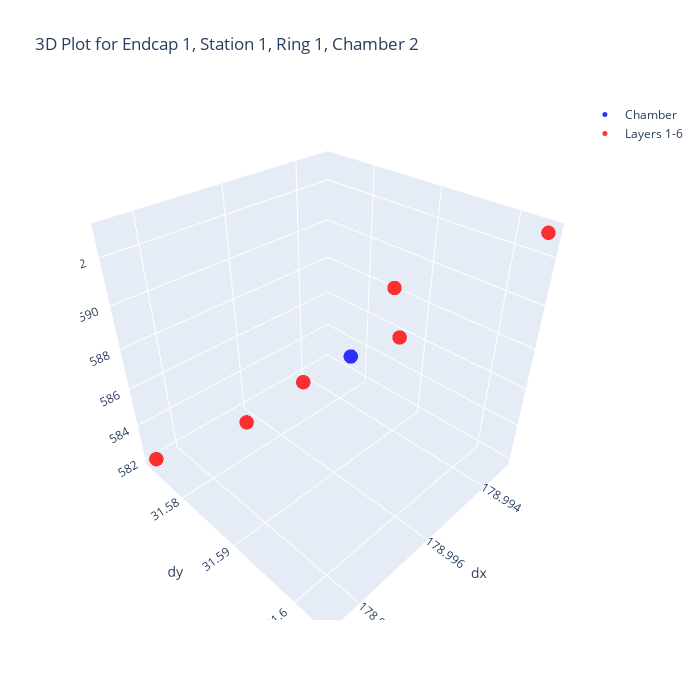

The code cell stored with this chart in its notebook:
### Markdown cell above
Lets plot CSC in global

### Code cell
import plotly.graph_objects as go

def plot_3d_chamber_layers(df, endcap, station, ring, chamber):
    # Filter the dataframe based on the input parameters
    chamber_df = df[(df['endcap'] == endcap) & 
                    (df['station'] == station) & 
                    (df['ring'] == ring) & 
                    (df['chamber'] == chamber)]
    
    # Initialize a plotly figure
    fig = go.Figure()

    # Plot the chamber itself (layer = 0)
    chamber_data = chamber_df[chamber_df['layer'] == 0]
    fig.add_trace(go.Scatter3d(
        x=chamber_data['dx'],
        y=chamber_data['dy'],
        z=chamber_data['dz'],
        mode='markers',
        marker=dict(size=5, color='blue', opacity=0.8),
        name='Chamber'
    ))

    # Plot the layers (layer = 1 to 6)
    layer_data = chamber_df[chamber_df['layer'] != 0]
    fig.add_trace(go.Scatter3d(
        x=layer_data['dx'],
        y=layer_data['dy'],
        z=layer_data['dz'],
        mode='markers',
        marker=dict(size=5, color='red', opacity=0.8),
        name='Layers 1-6'
    ))

    # Set axis titles and update layout
    fig.update_layout(scene=dict(
        xaxis_title='dx',
        yaxis_title='dy',
        zaxis_title='dz'
    ),
    width=700, height=700,
    title=f'3D Plot for Endcap {endcap}, Station {station}, Ring {ring}, Chamber {chamber}')

    # Show the plot
    fig.show()

# Example usage:
plot_3d_chamber_layers(result_df, endcap=1, station=1, ring=1, chamber=2)

### Figure 1 — Plotly figure (JSON) as saved in the notebook; plotly's stock layout.template omitted (floating-point values rounded to 4 significant figures)
{"data": [{"marker": {"color": "blue", "opacity": 0.8, "size": 5}, "mode": "markers", "name": "Chamber", "type": "scatter3d", "x": [179.0], "y": [31.59], "z": [587.7]}, {"marker": {"color": "red", "opacity": 0.8, "size": 5}, "mode": "markers", "name": "Layers 1-6", "type": "scatter3d", "x": [179.0, 179.0, 179.0, 179.0, 179.0, 179.0], "y": [31.57, 31.58, 31.59, 31.59, 31.59, 31.6], "z": [582.0, 584.2, 586.4, 588.6, 590.8, 593.0]}], "layout": {"height": 700, "scene": {"xaxis": {"title": {"text": "dx"}}, "yaxis": {"title": {"text": "dy"}}, "zaxis": {"title": {"text": "dz"}}}, "title": {"text": "3D Plot for Endcap 1, Station 1, Ring 1, Chamber 2"}, "width": 700}}
